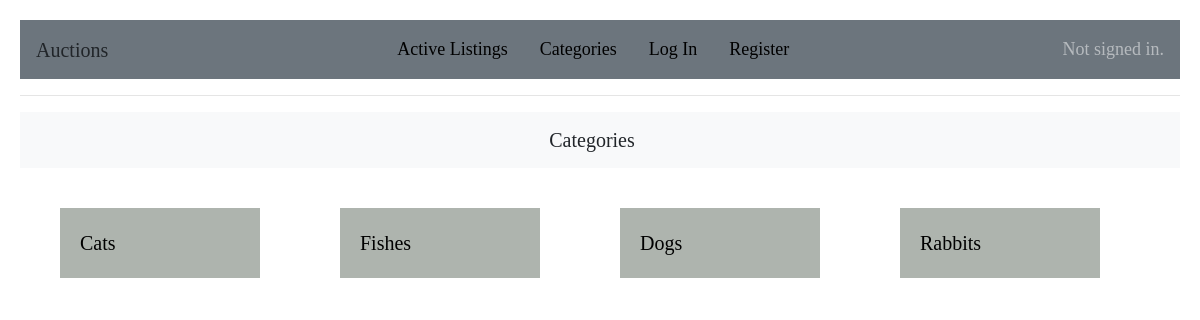
The page /categories on the database as committed earlier.
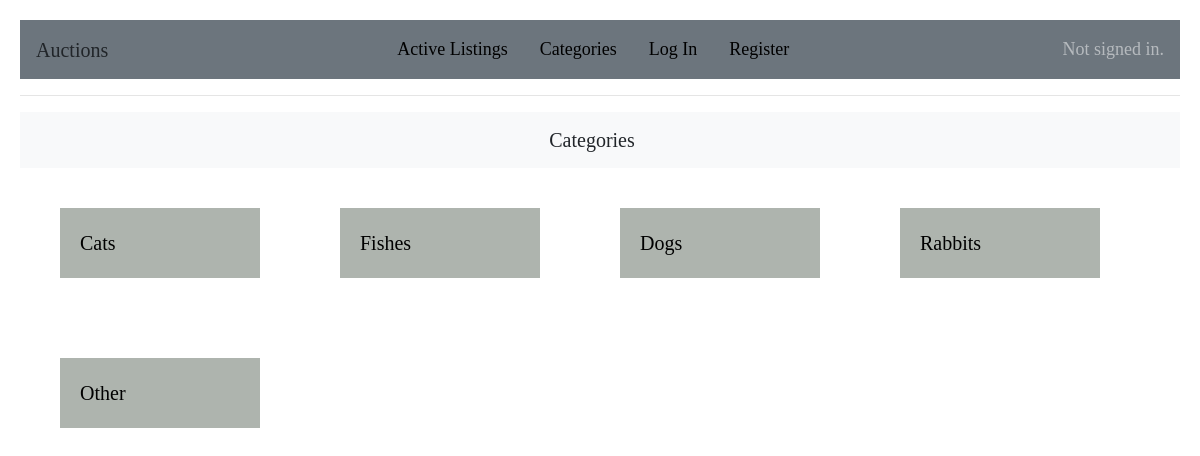
The same page on the database as committed later.
### auctions/models.py (models this page shows, shortened)
class Categories(models.Model):
    type = models.CharField(max_length=50)

### auctions/views.py (the view)
# urls.py: path("categories", views.categories, name="categories"),
def categories(request):
        categories = Categories.objects.all()
        return render(request, "auctions/categories.html",{
            "categories": categories
        })

### auctions/templates/auctions/categories.html
{% extends "auctions/layout.html" %}
{% block body %}
<nav class="navbar navbar-light bg-light justify-content-center">
  <a class="navbar-brand ">Categories</a>
</nav>
<div id="container">
  {% for category in categories %}
    <div><a href="{% url 'category' category.id %}">{{ category.type }}</a></div>
  {% endfor %}
</div>
{% endblock %}

### auctions/templates/auctions/layout.html (shortened to what this page needs)
{% load static %}
<!DOCTYPE html>
<html lang="en">
    <head>
        <link rel="stylesheet" href="https://cdn.jsdelivr.net/npm/bootstrap@4.3.1/dist/css/bootstrap.min.css">
        <link rel="stylesheet" href="https://stackpath.bootstrapcdn.com/bootstrap/4.4.1/css/bootstrap.min.css">
        <link href="{% static 'auctions/styles.css' %}" rel="stylesheet">
        <link rel="stylesheet" href="https://stackpath.bootstrapcdn.com/bootstrap/4.1.3/css/bootstrap.min.css">
    </head>
    <body>
        <nav class="navbar navbar-dark bg-secondary">
            <a class="navbar-brand">Auctions</a>
            <ul class="nav ">
                <li class="nav-item">
                    <a class="nav-link" href="{% url 'index' %}">Active Listings</a>
                </li>
                <li class="nav-item">
                    <a class="nav-link" href="{% url 'categories' %}">Categories</a>
                </li>
                {% if user.is_authenticated %}
                    <li class="nav-item">
                        <a class="nav-link" href="{% url 'new_listing' %}">Create New Listing</a>
                    </li>
                    <li class="nav-item">
                        <a class="nav-link" href="{% url 'watchlist' %}">Watchlist</a>
                    </li>
                    <li class="nav-item">
                        <a class="nav-link" href="{% url 'logout' %}">Log Out</a>
                    </li>
                {% else %}
                    <li class="nav-item">
                        <a class="nav-link" href="{% url 'login' %}">Log In</a>
                    </li>
                    <li class="nav-item">
                        <a class="nav-link" href="{% url 'register' %}">Register</a>
                    </li>
                {% endif %}
            </ul>
            {% if user.is_authenticated %}
                <span class="navbar-text">
                    Signed in as {{ user.username }}
                </span>
            {% else %}
                <span class="navbar-text">
                    Not signed in.
                </span>
            {% endif %}
          </nav>
        <hr>
        {% block body %}
        {% endblock %}
    </body>
</html>

### auctions/static/auctions/styles.css (style rules this page uses)
body { padding: 20px; }
a:link { text-decoration: none; color: black; }

### auctions/templates/auctions/layout.html (style rules this page uses)
a:link { text-decoration: none; color: black; }
body { font-family: 'Times New Roman', serif; font-size: large; }
#container { display: flex; flex-wrap: wrap; }
#container > div { background-color: rgb(174, 180, 174); margin: 40px; padding: 20px; font-size: 20px; width: 200px; }

Rows that differ between the two databases and show on the page:
added Categories: type "Other"
